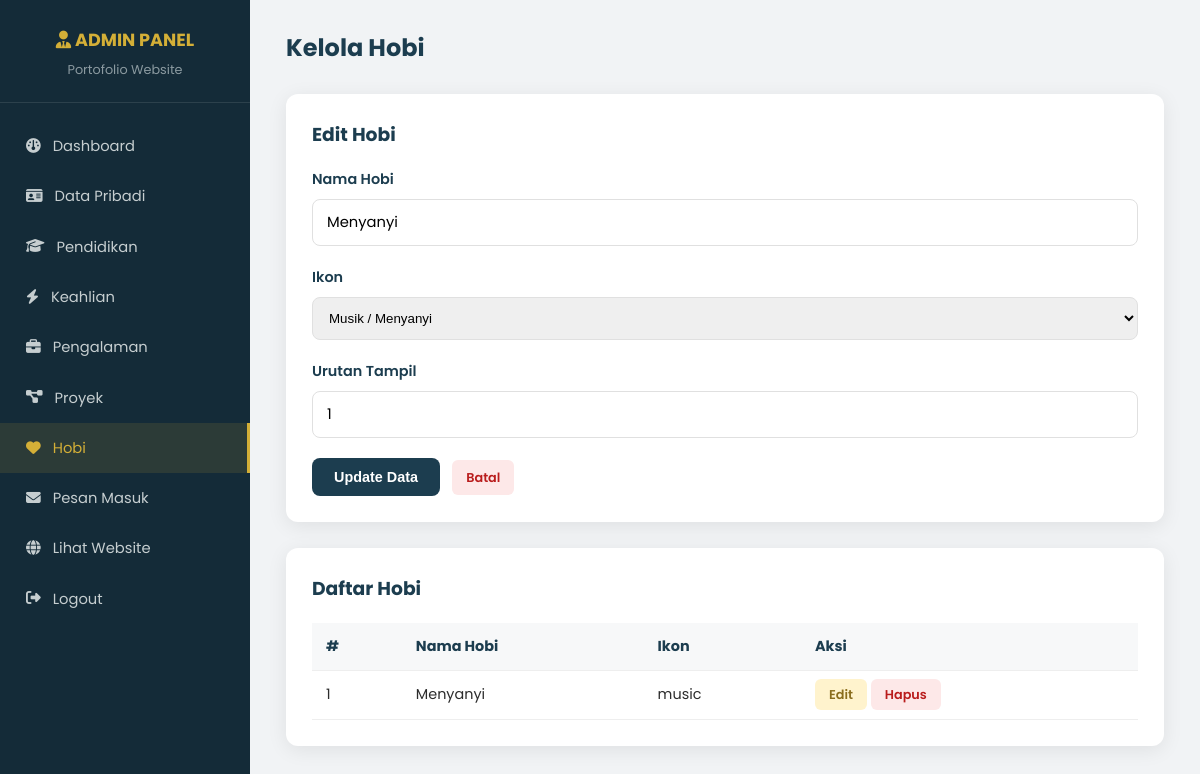
The page /hobi.php?edit=1 (signed in) on the database its author committed.
### tables this page shows
CREATE TABLE hobi (
    id INT AUTO_INCREMENT PRIMARY KEY,
    nama_hobi VARCHAR(100) NOT NULL,
    icon VARCHAR(50) DEFAULT 'star',
    urutan INT DEFAULT 0
);

### fungsi.php (called while the page is built, shortened)
<?php
require_once __DIR__ . '/../config/koneksi.php';
function ambilSemua($tabel, $urutBy = 'urutan ASC')
{
    global $koneksi;
    $tabel = mysqli_real_escape_string($koneksi, $tabel);
    $query = "SELECT * FROM `$tabel` ORDER BY $urutBy";
    $hasil = mysqli_query($koneksi, $query);
    $data = [];
    if ($hasil) {
        while ($baris = mysqli_fetch_assoc($hasil)) {
            $data[] = $baris;
        }
    }
    return $data;
}
function ambilById($tabel, $id)
{
    global $koneksi;
    $tabel = mysqli_real_escape_string($koneksi, $tabel);
    $id = (int)$id;
    $query = "SELECT * FROM `$tabel` WHERE id = $id LIMIT 1";
    $hasil = mysqli_query($koneksi, $query);
    return mysqli_fetch_assoc($hasil);
}

### hobi.php (the view, shortened to what this page needs)
<?php require_once __DIR__ . '/admin_header.php'; ?>
<?php
$modeEdit = false;
$dataEdit = null;
if (isset($_GET['edit'])) {
    $modeEdit = true;
    $dataEdit = ambilById('hobi', $_GET['edit']);
}
$semuaHobi = ambilSemua('hobi', 'urutan ASC');
?>
<div class="admin-topbar">
    <h1>Kelola Hobi</h1>
</div>
<div class="kartu-admin">
    <h3 style="color:var(--warna-utama);margin-bottom:18px;"><?= $modeEdit ? 'Edit Hobi' : 'Tambah Hobi Baru' ?></h3>
    <form method="POST">
        <div class="form-group">
            <label>Nama Hobi</label>
            <input type="text" name="nama_hobi" value="<?= $modeEdit ? htmlspecialchars($dataEdit['nama_hobi']) : '' ?>" required>
        </div>
        <div class="form-group">
            <label>Ikon</label>
            <select name="icon" style="width:100%;padding:12px;border-radius:8px;border:1.5px solid #e0e0e0;">
                <option value="music" <?= ($modeEdit && $dataEdit['icon'] === 'music') ? 'selected' : '' ?>>Musik / Menyanyi</option>
            </select>
        </div>
        <div class="form-group">
            <label>Urutan Tampil</label>
            <input type="number" name="urutan" value="<?= $modeEdit ? $dataEdit['urutan'] : '0' ?>">
        </div>
        <button type="submit" class="btn-tambah"><?= $modeEdit ? 'Update Data' : 'Tambah Data' ?></button>
        <?php if ($modeEdit): ?>
            <a href="hobi.php" class="btn-kecil btn-hapus" style="display:inline-block;margin-left:8px;">Batal</a>
        <?php endif; ?>
    </form>
</div>
<div class="kartu-admin">
    <h3 style="color:var(--warna-utama);margin-bottom:18px;">Daftar Hobi</h3>
    <table class="tabel-admin">
        <thead><tr><th>#</th><th>Nama Hobi</th><th>Ikon</th><th>Aksi</th></tr></thead>
        <tbody>
        <?php foreach ($semuaHobi as $i => $h): ?>
            <tr>
                <td><?= $i + 1 ?></td>
                <td><?= htmlspecialchars($h['nama_hobi']) ?></td>
                <td><?= htmlspecialchars($h['icon']) ?></td>
                <td>
                    <a href="?edit=<?= $h['id'] ?>" class="btn-kecil btn-edit">Edit</a>
                    <a href="?hapus=<?= $h['id'] ?>" class="btn-kecil btn-hapus">Hapus</a>
                </td>
            </tr>
        <?php endforeach; ?>
        </tbody>
    </table>
</div>

### style.css (style rules this page uses)
:root { --warna-utama: #1c3d4f; --warna-utama-tua: #142b38; --warna-aksen: #d4af37; --warna-terang: #f4f6f7; --warna-teks: #2c2c2c; --warna-putih: #ffffff; --bayangan: 0 4px 20px rgba(0, 0, 0, 0.08); --radius: 14px; }
* { margin: 0; padding: 0; box-sizing: border-box; }
body { font-family: 'Poppins', 'Segoe UI', Arial, sans-serif; background: var(--warna-terang); color: var(--warna-teks); line-height: 1.65; scroll-behavior: smooth; }
a { text-decoration: none; color: inherit; }
.form-group { margin-bottom: 20px; }
.form-group label { display: block; margin-bottom: 7px; font-weight: 600; color: var(--warna-utama); font-size: 0.9rem; }
.form-group input, .form-group textarea { width: 100%; padding: 12px 14px; border: 1.5px solid #e0e0e0; border-radius: 8px; font-family: inherit; font-size: 0.92rem; transition: 0.2s; }
.admin-body { background: #f1f3f5; font-family: 'Poppins', sans-serif; }
.admin-topbar { display: flex; justify-content: space-between; align-items: center; margin-bottom: 26px; }
.admin-topbar h1 { font-size: 1.5rem; color: var(--warna-utama); }
.kartu-admin { background: var(--warna-putih); border-radius: 12px; box-shadow: var(--bayangan); padding: 26px; margin-bottom: 26px; }
.tabel-admin { width: 100%; border-collapse: collapse; }
.tabel-admin th, .tabel-admin td { padding: 12px 14px; border-bottom: 1px solid #eee; text-align: left; font-size: 0.9rem; }
.tabel-admin th { background: #f7f8f9; color: var(--warna-utama); }
.btn-kecil { padding: 7px 14px; border-radius: 6px; font-size: 0.8rem; font-weight: 600; border: none; cursor: pointer; }
.btn-edit { background: #fff3cd; color: #8a6d1d; }
.btn-hapus { background: #fde8e8; color: #b91c1c; }
.btn-tambah { background: var(--warna-utama); color: var(--warna-putih); padding: 11px 22px; border-radius: 8px; font-weight: 600; font-size: 0.9rem; border: none; cursor: pointer; }

### rows shown on the page
hobi: nama_hobi "Menyanyi", icon "Musik / Menyanyi", urutan "1", icon "music"
